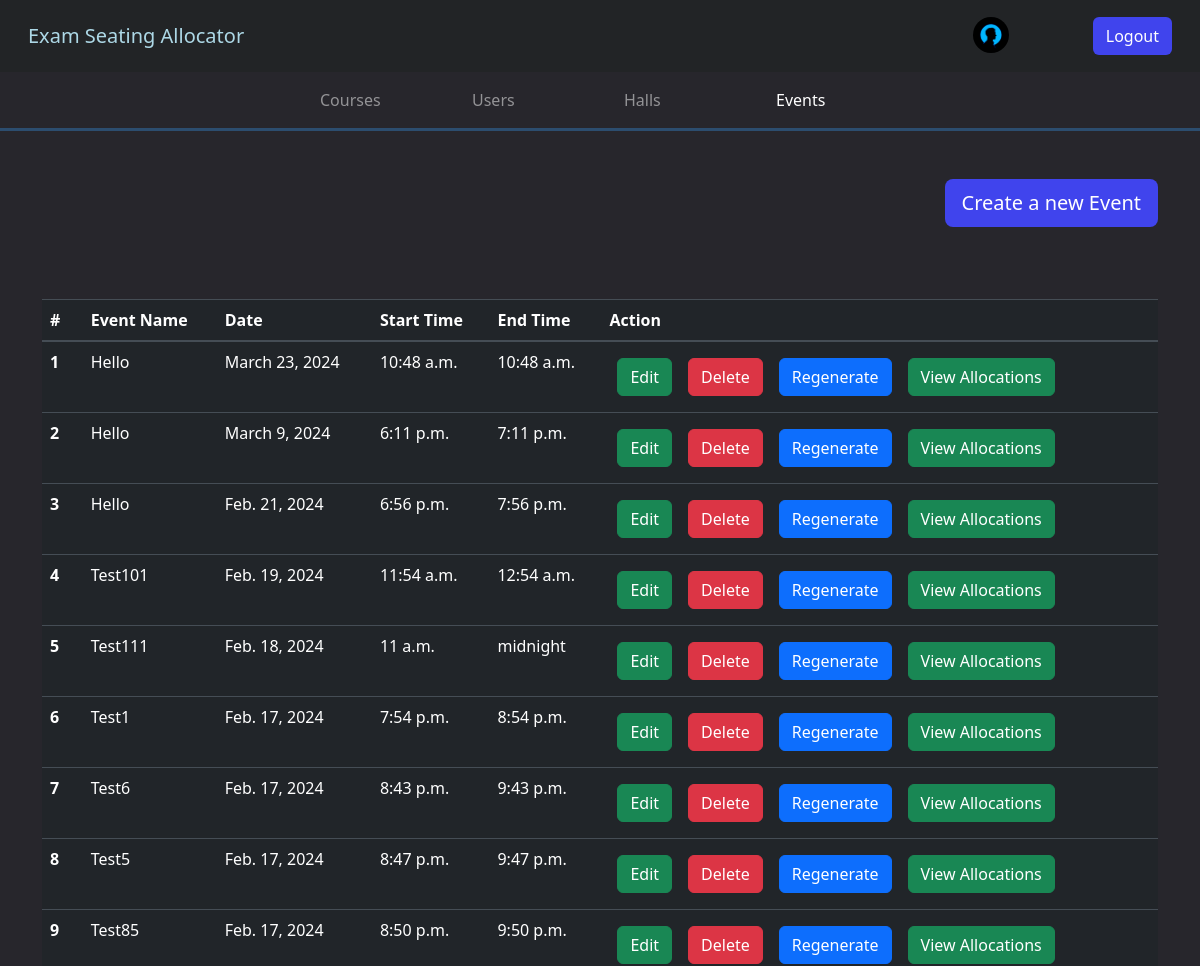
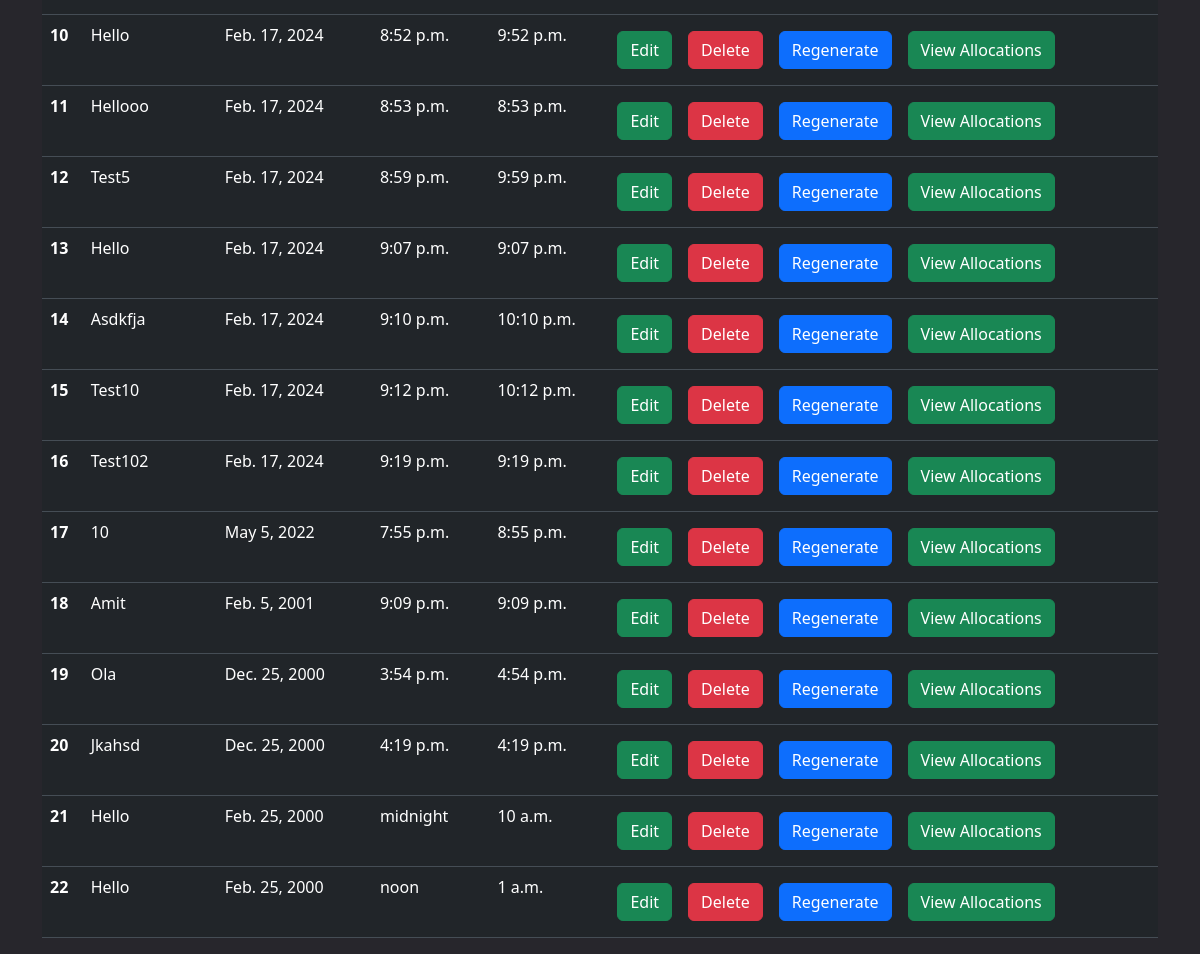
Page /admin_events_view/ (signed in) on the earlier database version (2 pictures, top to bottom).
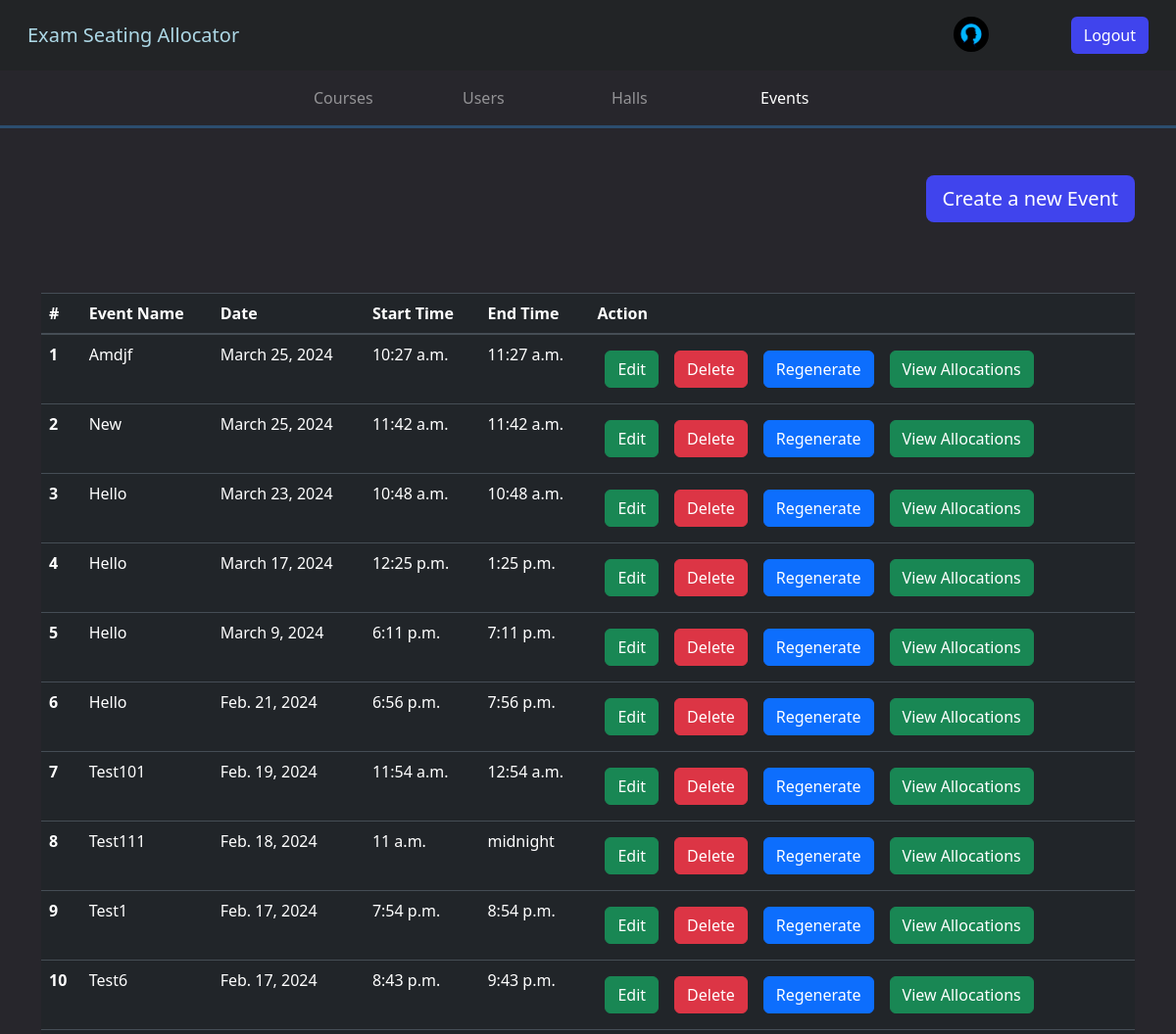
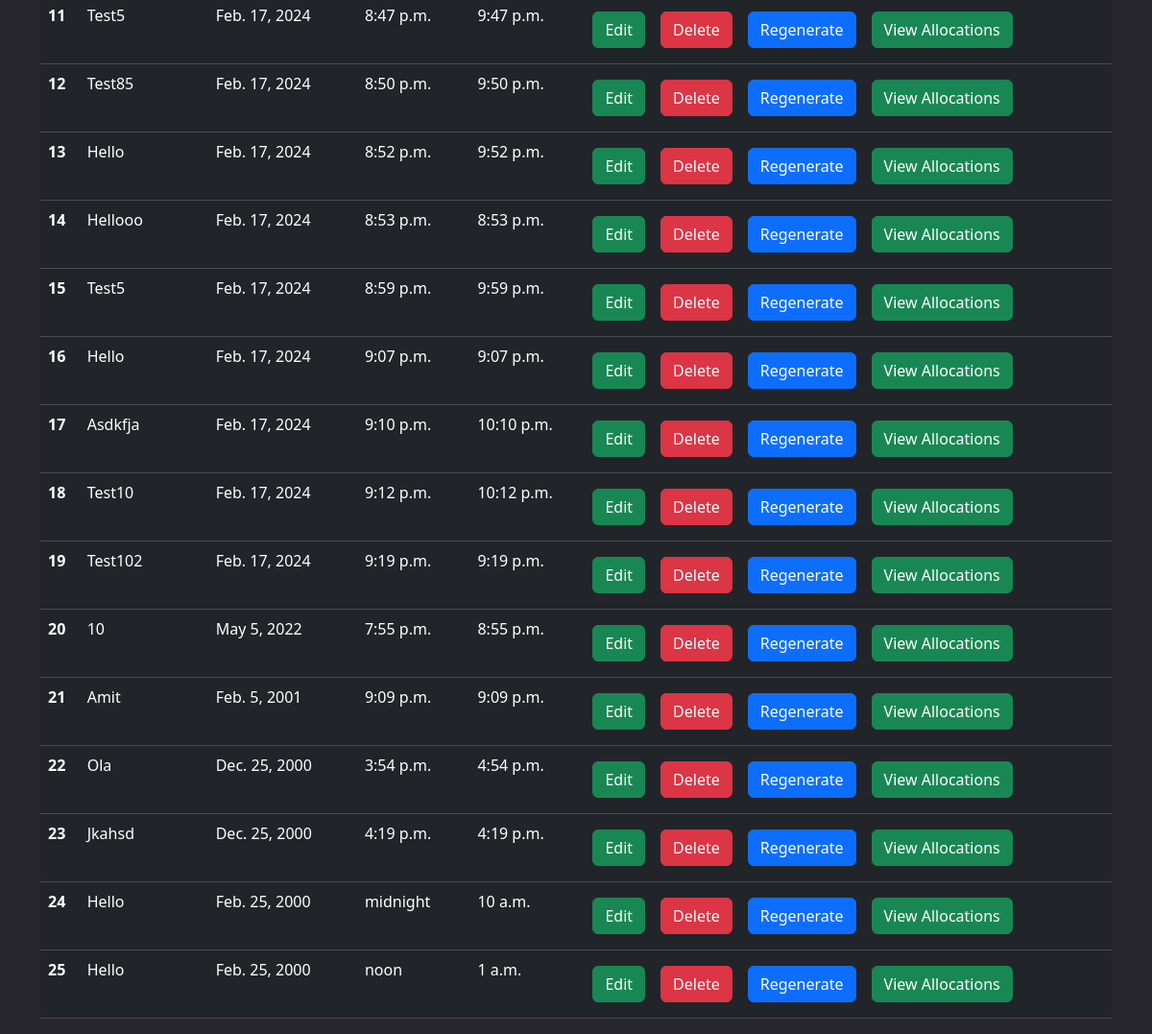
Same page on the later database version (2 pictures, top to bottom).
### api/models.py (models this page shows)
class User(AbstractUser):
    user_type = models.CharField(max_length=20, choices=USER_TYPES)
    user_image = models.ImageField(
        upload_to="Users",
    )
    groups = models.ManyToManyField(Group, related_name="api_users")
    user_permissions = models.ManyToManyField(Permission, related_name="api_users")

class Event(models.Model):
    name = models.CharField(max_length=100, blank=True)
    date = models.DateField()
    start_time = models.TimeField()
    end_time = models.TimeField()

### api/views.py (the view)
# urls.py: path("admin_events_view/", admin_events_view, name="admin_events_view"),
@user_passes_test(is_admin, login_url="login_page")
def admin_events_view(request):
    events = Event.objects.all().order_by("-date")
    context = {"homeurl": "admin_home", "page_url": "event", "events": events}
    return render(request, "viewEvents.html", context)

### api/views.py (called while the page is built)
def is_admin(user):
    return user.groups.filter(name="RTEs").exists()

### api/templates/viewEvents.html
{%extends "base.html"%} {%block start%} {% csrf_token %}
<div class="container mt-5">
  {%if not user.user_type == "teacher"%}
  <div class="d-flex justify-content-end">
    <a class="btn register-button btn-lg" href="/create_new_event/">Create a new Event</a>
  </div>
  <br>
  {%endif%}
  <table class="table mt-5 table-dark">
  <thead>
    <tr>
      <th scope="col">#</th>
      <th scope="col">Event Name</th>
      <th scope="col">Date </th>
      <th scope="col">Start Time </th>
      <th scope="col">End Time</th>
      <th scope="col">Action</th>
    </tr>
  </thead>
  <tbody >
    {%for event in events%}
    <tr>
      <th scope="row">{{forloop.counter}}</th>
      <td>{{event.name| capfirst}}</td>
      <td>{{event.date}}</td>
      <td>{{event.start_time}}</td>
      <td>{{event.end_time}}</td>
      <td>
        {%if not user.user_type == "teacher"%}
         <a href="/edit_event/{{event.id}}" class="btn btn-success m-2">Edit</button>
        <a href="/delete_event/{{event.id}}" class="btn btn-danger m-2" onclick="return confirm('Are you sure you want to delete this event?');">Delete</button>
          <a href="/regenerate_allocations/{{event.id}}" class="btn btn-primary m-2" onclick="return confirm('Are you sure you want to regenerate allocations for this event?');">Regenerate</button>
          {%endif%}
          <a href="/view_seat_allocations{%if user.user_type == "teacher"%}_teacher{%endif%}/{{event.id}}" class="btn btn-success m-2">View Allocations</button>
      </td>
    </tr>
    {%endfor%}
  </tbody>
</table>
</div>
    {%endblock%}

### api/templates/base.html (shortened to what this page needs)
<!DOCTYPE html>
<html>
  <head>
    {% load static %}
    <link
      rel="stylesheet"
      type="text/css"
      href="{% static 'myapp/Styles/base' %}.css"
    />
    <link rel="stylesheet" href="https://maxcdn.bootstrapcdn.com/bootstrap/4.5.2/css/bootstrap.min.css">
    <link
      href="https://cdn.jsdelivr.net/npm/bootstrap@5.3.1/dist/css/bootstrap.min.css"
      rel="stylesheet"
    />
  </head>
  <body style="background-color:#27262C;">
    <nav class="navbar dark p-3 " style="background:#222426">
      <div class="container-fluid">
        <a href="{% if homeurl == "login_page" %} /
        {%else%}
        /{{homeurl}}/
        {%endif%}" class="navbar-brand" style="color:lightblue">Exam Seating Allocator</a>
        <form class="d-flex" role="search">
          {%if request.user.is_authenticated%}
              <a class="nav-link" href="/{{homeurl}}/" >
                  <img src="/media/{{user.user_image}}" alt="Profile Picture" class = "navProfile" >
              </a>
          <a href="/logout/" class="btn" style="background:#4044ED; color:white;" type="submit">Logout</a>
          {%endif%}
        </form>
      </div>
    </nav>
    {% if homeurl == "admin_home" %}
    <nav class="navbar navbar-expand-md navbar-dark" style="border-style: none none solid none; border-color: #2C4D6F;">
        <div class="container">
          <div class="collapse navbar-collapse" id="navbarNavDropdown">
            <ul class="navbar-nav mx-auto">
              <li class="nav-item">
                <a class="nav-link mx-3 {%if page_url%}{%if page_url == "course"%}active{%endif%}{%endif%}" aria-current="page" href="/view_courses/">Courses</a>
              </li>
              <li class="nav-item">
                <a class="nav-link mx-3 {%if page_url%}{%if page_url == "user"%}active{%endif%}{%endif%}" href="/view_users/">Users</a>
              </li>
              <li class="nav-item">
                <a class="nav-link mx-3 {%if page_url%}{%if page_url == "hall"%}active{%endif%}{%endif%}" href="/view_halls/">Halls</a>
              </li>
              <li class="nav-item">
                <a class="nav-link mx-3 {%if page_url%}{%if page_url == "event"%}active{%endif%}{%endif%}" href="/admin_events_view/">Events</a>
              </li>
            </ul>
          </div>
        </div>
      </nav>
      {%endif%}
    {% block start %} {% endblock %}
  </body>
</html>

### static/myapp/Styles/base.css (style rules this page uses)
.navProfile { width: 36px; height: 36px; object-fit: cover; border-radius: 50%; margin-right: 20px; }
@media screen and (min-width: 777px) { .nav-link { padding: 18px 0; min-width: 120px; } }
@media screen and (min-width: 777px) { .navbar { padding: 0; } }

### api/templates/base.html (style rules this page uses)
.register-button { background: #4044ed; color:white; }

Differences in the rows shown:
added Event: name "Amdjf", date "March 25, 2024", start_time "10:27 a.m.", end_time "11:27 a.m."
added Event: name "New", date "March 25, 2024", start_time "11:42 a.m.", end_time "11:42 a.m."
added Event: name "Hello", date "March 17, 2024", start_time "12:25 p.m.", end_time "1:25 p.m."
